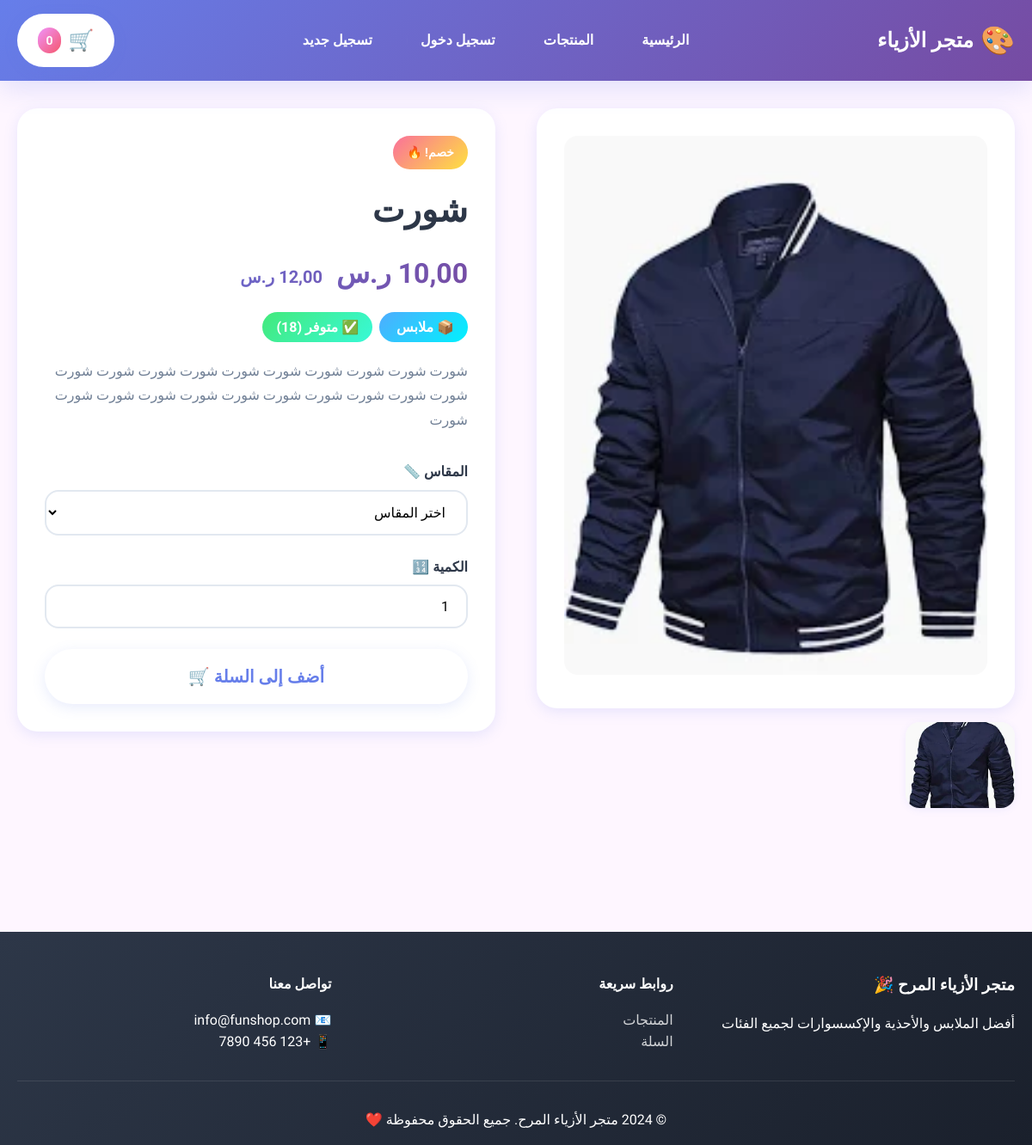
Page /product/short/ on the committed database.
### shop/models.py (models this page shows, shortened)
class Product(models.Model):
    SIZE_CHOICES = [
        ('XS', 'XS'),
        ('S', 'S'),
        ('M', 'M'),
        ('L', 'L'),
        ('XL', 'XL'),
        ('XXL', 'XXL'),
        ('36', '36'),
        ('37', '37'),
        ('38', '38'),
        ('39', '39'),
        ('40', '40'),
        ('41', '41'),
        ('42', '42'),
        ('43', '43'),
        ('44', '44'),
        ('45', '45'),
    ]
    category = models.ForeignKey(Category, on_delete=models.CASCADE, related_name='products', verbose_name='الفئة')
    name = models.CharField(max_length=200, verbose_name='الاسم')
    slug = models.SlugField(unique=True, verbose_name='الرابط')
    description = models.TextField(verbose_name='الوصف')
    price = models.DecimalField(max_digits=10, decimal_places=2, verbose_name='السعر')
    discount_price = models.DecimalField(max_digits=10, decimal_places=2, null=True, blank=True, verbose_name='سعر الخصم')
    image = models.ImageField(upload_to='products/', verbose_name='الصورة الرئيسية')
    stock = models.PositiveIntegerField(default=0, verbose_name='المخزون')
    available_sizes = models.CharField(max_length=200, blank=True, verbose_name='المقاسات المتاحة')
    is_active = models.BooleanField(default=True, verbose_name='نشط')
    is_featured = models.BooleanField(default=False, verbose_name='مميز')
    created_at = models.DateTimeField(auto_now_add=True)
    updated_at = models.DateTimeField(auto_now=True)
    class Meta:
        verbose_name = 'منتج'
        verbose_name_plural = 'المنتجات'
        ordering = ['-created_at']
    @property
    def get_price(self):
        return self.discount_price if self.discount_price else self.price
    @property
    def has_discount(self):
        return self.discount_price is not None and self.discount_price < self.price

class ProductImage(models.Model):
    product = models.ForeignKey(Product, on_delete=models.CASCADE, related_name='images', verbose_name='المنتج')
    image = models.ImageField(upload_to='products/', verbose_name='الصورة')
    created_at = models.DateTimeField(auto_now_add=True)
    class Meta:
        verbose_name = 'صورة منتج'
        verbose_name_plural = 'صور المنتجات'

class Category(models.Model):
    name = models.CharField(max_length=100, verbose_name='الاسم')
    slug = models.SlugField(unique=True, verbose_name='الرابط')
    icon = models.CharField(max_length=50, default='🛍️', verbose_name='الأيقونة')
    created_at = models.DateTimeField(auto_now_add=True)
    class Meta:
        verbose_name = 'فئة'
        verbose_name_plural = 'الفئات'
        ordering = ['name']

### shop/views.py (the view)
# urls.py: path('product/<slug:slug>/', views.product_detail, name='product_detail'),
def product_detail(request, slug):
    product = get_object_or_404(Product, slug=slug, is_active=True)
    related_products = Product.objects.filter(
        category=product.category,
        is_active=True
    ).exclude(id=product.id)[:4]
    context = {
        'product': product,
        'related_products': related_products,
    }
    return render(request, 'shop/product_detail.html', context)

### templates/shop/product_detail.html (shortened to what this page needs)
{% extends 'base.html' %}
{% block content %}
<div class="container">
    <div style="display: grid; grid-template-columns: 1fr 1fr; gap: 3rem; margin-bottom: 3rem;">
        <div>
            <div
                style="background: white; padding: 2rem; border-radius: var(--radius-lg); box-shadow: var(--shadow-md);">
                <img src="{{ product.image.url }}" alt="{{ product.name }}"
                    style="width: 100%; border-radius: var(--radius-md);">
            </div>
            {% if product.images.all %}
            <div style="display: grid; grid-template-columns: repeat(4, 1fr); gap: 1rem; margin-top: 1rem;">
                {% for image in product.images.all %}
                <img src="{{ image.image.url }}" alt="{{ product.name }}"
                    style="width: 100%; height: 100px; object-fit: cover; border-radius: var(--radius-md); cursor: pointer; box-shadow: var(--shadow-sm);">
                {% endfor %}
            </div>
            {% endif %}
        </div>
        <div>
            <div
                style="background: white; padding: 2rem; border-radius: var(--radius-lg); box-shadow: var(--shadow-md);">
                {% if product.has_discount %}
                <span class="product-badge" style="position: static; margin-bottom: 1rem; display: inline-block;">
                    خصم! 🔥
                </span>
                {% endif %}
                <h1 style="font-size: 2.5rem; font-weight: 900; margin-bottom: 1rem;">{{ product.name }}</h1>
                <div
                    style="font-size: 2rem; font-weight: 900; background: var(--primary); -webkit-background-clip: text; -webkit-text-fill-color: transparent; background-clip: text; margin-bottom: 1.5rem;">
                    {{ product.get_price }} ر.س
                    {% if product.has_discount %}
                    <span
                        style="text-decoration: line-through; color: var(--text-light); font-size: 1.25rem; margin-right: 0.5rem;">
                        {{ product.price }} ر.س
                    </span>
                    {% endif %}
                </div>
                <div style="margin-bottom: 1.5rem;">
                    <span
                        style="background: var(--accent); color: white; padding: 0.5rem 1rem; border-radius: var(--radius-full); font-weight: 700;">
                        📦 {{ product.category.name }}
                    </span>
                    {% if product.stock > 0 %}
                    <span
                        style="background: var(--success); color: white; padding: 0.5rem 1rem; border-radius: var(--radius-full); font-weight: 700; margin-right: 0.5rem;">
                        ✅ متوفر ({{ product.stock }})
                    </span>
                    {% else %}
                    <span
                        style="background: var(--secondary); color: white; padding: 0.5rem 1rem; border-radius: var(--radius-full); font-weight: 700; margin-right: 0.5rem;">
                        ❌ غير متوفر
                    </span>
                    {% endif %}
                </div>
                <p style="color: var(--text-secondary); line-height: 1.8; margin-bottom: 2rem;">
                    {{ product.description }}
                </p>
                {% if product.stock > 0 %}
                <form method="post" action="{% url 'shop:add_to_cart' product.id %}">
                    {% if product.available_sizes %}
                    <div class="form-group">
                        <label class="form-label">المقاس 📏</label>
                        <select name="size" class="form-select" required>
                            <option value="">اختر المقاس</option>
                        </select>
                    </div>
                    {% endif %}
                    <div class="form-group">
                        <label class="form-label">الكمية 🔢</label>
                        <input type="number" name="quantity" value="1" min="1" max="{{ product.stock }}"
                            class="form-input" required>
                    </div>
                    <button type="submit" class="btn btn-primary"
                        style="width: 100%; font-size: 1.25rem; padding: 1.25rem;">
                        أضف إلى السلة 🛒
                    </button>
                </form>
                {% endif %}
            </div>
        </div>
    </div>
</div>
{% endblock %}

### static/css/style.css (style rules this page uses)
* { margin: 0; padding: 0; box-sizing: border-box; }
:root { --primary: linear-gradient(135deg, #667eea 0%, #764ba2 100%); --secondary: linear-gradient(135deg, #f093fb 0%, #f5576c 100%); --accent: linear-gradient(135deg, #4facfe 0%, #00f2fe 100%); --success: linear-gradient(135deg, #43e97b 0%, #38f9d7 100%); --warning: linear-gradient(135deg, #fa709a 0%, #fee140 100%); --bg-primary: #fef6ff; --bg-secondary: #fff; --bg-card: #ffffff; --text-primary: #2d3748; --text-secondary: #718096; --text-light: #a0aec0; --shadow-sm: 0 2px 8px rgba(102, 126, 234, 0.1); --shadow-md: 0 4px 16px rgba(102, 126, 234, 0.15); --shadow-lg: 0 8px 32px rgba(102, 126, 234, 0.2); --radius-sm: 12px; --radius-md: 16px; --radius-lg: 24px; --radius-full: 9999px; }
body { font-family: 'Cairo', sans-serif; background: var(--bg-primary); color: var(--text-primary); line-height: 1.6; direction: rtl; }
.container { max-width: 1200px; margin: 0 auto; padding: 0 20px; }
.btn { display: inline-block; padding: 1rem 2rem; border-radius: var(--radius-full); text-decoration: none; font-weight: 700; transition: all 0.3s ease; border: none; cursor: pointer; font-size: 1rem; font-family: 'Cairo', sans-serif; }
.btn-primary { background: white; color: #667eea; box-shadow: var(--shadow-md); }
.product-badge { position: absolute; top: 1rem; left: 1rem; background: var(--warning); color: white; padding: 0.5rem 1rem; border-radius: var(--radius-full); font-weight: 700; font-size: 0.875rem; animation: tada 1s ease infinite; }
.form-group { margin-bottom: 1.5rem; }
.form-label { display: block; margin-bottom: 0.5rem; font-weight: 600; color: var(--text-primary); }
.form-input, .form-textarea, .form-select { width: 100%; padding: 0.875rem 1.25rem; border: 2px solid #e2e8f0; border-radius: var(--radius-md); font-family: 'Cairo', sans-serif; font-size: 1rem; transition: all 0.3s ease; background: white; }

### rows in the picture
Product: image (picture), name "شورت", category.name "ملابس", stock "18", description "شورت شورت شورت شورت شورت شورت شورت شورت شورت شورت شورت شورت شورت شورت شورت شورت شورت شورت شورت شورت شورت"
ProductImage: image (picture)
